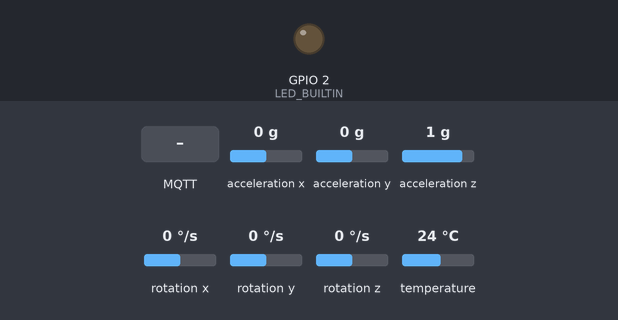
This sketch was run on a simulated ESP32. Shown: output pins drawn as LEDs (lit = HIGH). The inputs (shaded band) are chosen by the test bench; at power-on: acceleration z 1 g, acceleration x 0 g, acceleration y 0 g, rotation x 0 °/s, rotation y 0 °/s, rotation z 0 °/s, temperature 24 °C. WiFi joins after 1.5 s; servers stay silent unless stated; no MQTT or app messages arrive unless stated; what the sketch prints to the serial monitor is not drawn.

Above: at 5.4 s.
5.5 s: acceleration z set to 0.1 g
10.1 s: acceleration z set to -0.2 g
At 13.3 s:
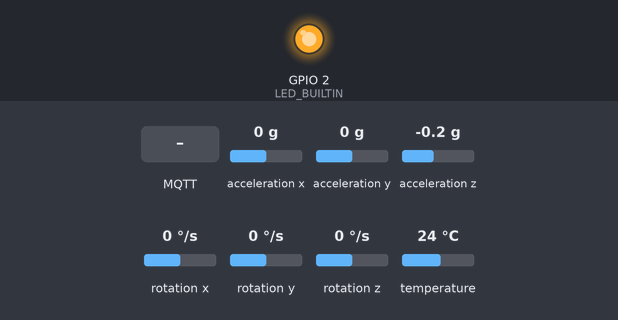
17.1 s: MQTT message "esp32/output" arrives on the first subscribed topic
19.1 s: MQTT message "on" arrives on the first subscribed topic
22.1 s: acceleration z set to 0 g
23.6 s: acceleration z set to -1.4 g
At 28.5 s:
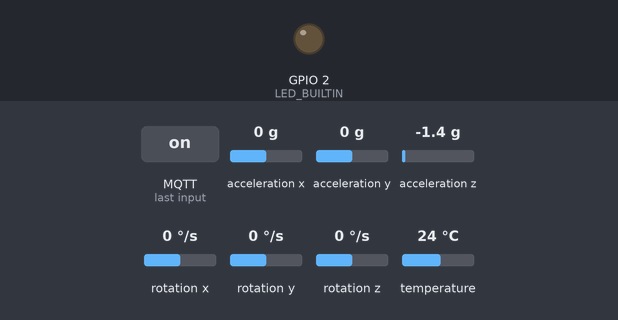
Timing chart, 0 to 30.0 s (numbered marks = the images above; inputs shaded):
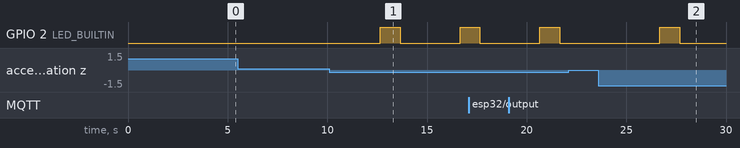

Measured:
- the behaviour switches between 0 and -0.1 g on acceleration z (found by bisection; images 0 and 1)
- after the input at 5.5 s, every drawn part: stays the same
- after the input at 10.1 s, GPIO 2 (LED_BUILTIN): LOW → HIGH after 2.5 s, → LOW 1.0 s later, → HIGH 3.0 s later
- after the input at 22.1 s, every drawn part: stays the same
- after the input at 23.6 s, GPIO 2 (LED_BUILTIN): LOW → HIGH after 3.1 s, → LOW 1.0 s later

The sketch:

project_14_v3.ino
```cpp
#include "project_14_mpu6050.h"
#include "project_14_neo_6m.h"
#include "mqtt_server.h"
#ifndef __WIRE_H__
#define __WIRE_H__
#endif


#include <WiFi.h>
#include <PubSubClient.h>

//#include <esp_wifi.h>

const char* ssid = "project14";
const char* password = "project14";
const char* mqtt_server = "10.42.0.1";

//uint8_t newMACAddress[] = {0xf4, 0x96, 0x34, 0x9d, 0xe6, 0x2b};

WiFiClient espClient;
PubSubClient client(espClient);
long lastMsg = 0;
char msg[50];
int value = 0;
char accidentz[20]="Accident Detected!";

void setup_mqtt(void);
void setup_mqtt();
void setup_wifi();
void callback(char* , byte* , unsigned int );
void reconnect();


void setup(void){
      uint32_t delayzz = 1000; // Delay between changing state on LED pin
    setup_mpu6050();
    setup_neo_6m();
    setup_mqtt();
  xTaskCreate(
    loop_mpu6050
    ,  "accelerometer" // A name just for humans
    ,  4032        // The stack size can be checked by calling `uxHighWaterMark = uxTaskGetStackHighWaterMark(NULL);`
    ,  NULL// (void*) &delayzz :Task parameter which can modify the task behavior. This must be passed as pointer to void.
    ,  2  // Priority
    ,  NULL // Task handle is not used here - simply pass NULL
    );
    /*
xTaskCreate(
    loop_neo_6m
    ,  "GPS" // A name just for humans
    ,  4032        // The stack size can be checked by calling `uxHighWaterMark = uxTaskGetStackHighWaterMark(NULL);`
    ,  NULL// (void*) &delayzz :Task parameter which can modify the task behavior. This must be passed as pointer to void.
    ,  2  // Priority
    ,  NULL // Task handle is not used here - simply pass NULL
    );
    */

        loop();

}

void loop(){
  while(1){
    //Serial.print("Accelerometer range set to: ");
//delay(1000);
          //Serial.print("------------------loop");

if (!client.connected()) {
    reconnect();
  }
  client.loop();

  long now = millis();
  if (now - lastMsg > 5000) {
    lastMsg = now;


    // Convert the value to a char array
  char accX_c[8], accY_c[8], accZ_c[8];
      dtostrf(accX, 1, 2, accX_c);


    //mqtt
          Serial.print("publishing data");
        Serial.print(accX_c);

    client.publish("project_14/x", accX_c);
    if(accident==1){
      client.publish("project_14/accident", accidentz);
    }


}

}

}


void setup_mqtt(){
  Serial.begin(115200);
  setup_wifi();
  client.setServer(mqtt_server, 1883);
  client.setCallback(callback);
  //pinMode(ledPin, OUTPUT);

}


void setup_wifi() {
  delay(10);
  // We start by connecting to a WiFi network
  Serial.println();
  Serial.print("Connecting to ");
  Serial.println(ssid);

  WiFi.begin(ssid, password);

  while (WiFi.status() != WL_CONNECTED) {
    delay(500);
    Serial.print(".");
  }

  Serial.println("");
  Serial.println("WiFi connected");
  Serial.println("IP address: ");
  Serial.println(WiFi.localIP());
}

void callback(char* topic, byte* message, unsigned int length) {
  Serial.print("Message arrived on topic: ");
  Serial.print(topic);
  Serial.print(". Message: ");
  String messageTemp;

  for (int i = 0; i < length; i++) {
    Serial.print((char)message[i]);
    messageTemp += (char)message[i];
  }
  Serial.println();

  if (String(topic) == "esp32/output") {
    Serial.print("Changing output to ");
    if(messageTemp == "on"){
      Serial.println("on");
      //digitalWrite(ledPin, HIGH);
    }
    else if(messageTemp == "off"){
      Serial.println("off");
      //digitalWrite(ledPin, LOW);
    }
  }
}


void reconnect() {
  // Loop until we're reconnected
  while (!client.connected()) {
    Serial.print("Attempting MQTT connection...");
    // Attempt to connect
    if (client.connect("ESP8266Client")) {
      Serial.println("connected");
      // Subscribe
      client.subscribe("esp32/output");
    } else {
      Serial.print("failed, rc=");
      Serial.print(client.state());
      Serial.println(" try again in 5 seconds");
      // Wait 5 seconds before retrying
      delay(5000);
    }
  }
}

void loop_mqtt_server() {
  while(1){

  }
  }
```

mqtt_server.h
```cpp

```

project_14_mpu6050.h
```cpp
#include <Adafruit_MPU6050.h>
#include <Adafruit_Sensor.h>
#include <Wire.h>

Adafruit_MPU6050 mpu;
#define accident_time 1000
#define LED_BUILTIN 2

    float accX, accY, accZ;
extern uint8_t accident =0;


void setup_mpu6050(void) {
    pinMode (LED_BUILTIN, OUTPUT);
  Serial.begin(115200);
/*accelerometer*/
  while (!Serial)
    delay(10); // will pause Zero, Leonardo, etc until serial console opens

  Serial.println("Adafruit MPU6050 test!");

  // Try to initialize!
  if (!mpu.begin()) {
    Serial.println("Failed to find MPU6050 chip");
    while (1) {
      delay(10);
    }
  }
  Serial.println("MPU6050 Found!");

  mpu.setAccelerometerRange(MPU6050_RANGE_8_G);
  Serial.print("Accelerometer range set to: ");
  switch (mpu.getAccelerometerRange()) {
  case MPU6050_RANGE_2_G:
    Serial.println("+-2G");
    break;
  case MPU6050_RANGE_4_G:
    Serial.println("+-4G");
    break;
  case MPU6050_RANGE_8_G:
    Serial.println("+-8G");
    break;
  case MPU6050_RANGE_16_G:
    Serial.println("+-16G");
    break;
  }
  mpu.setGyroRange(MPU6050_RANGE_500_DEG);
  Serial.print("Gyro range set to: ");
  switch (mpu.getGyroRange()) {
  case MPU6050_RANGE_250_DEG:
    Serial.println("+- 250 deg/s");
    break;
  case MPU6050_RANGE_500_DEG:
    Serial.println("+- 500 deg/s");
    break;
  case MPU6050_RANGE_1000_DEG:
    Serial.println("+- 1000 deg/s");
    break;
  case MPU6050_RANGE_2000_DEG:
    Serial.println("+- 2000 deg/s");
    break;
  }

  mpu.setFilterBandwidth(MPU6050_BAND_5_HZ);
  Serial.print("Filter bandwidth set to: ");
  switch (mpu.getFilterBandwidth()) {
  case MPU6050_BAND_260_HZ:
    Serial.println("260 Hz");
    break;
  case MPU6050_BAND_184_HZ:
    Serial.println("184 Hz");
    break;
  case MPU6050_BAND_94_HZ:
    Serial.println("94 Hz");
    break;
  case MPU6050_BAND_44_HZ:
    Serial.println("44 Hz");
    break;
  case MPU6050_BAND_21_HZ:
    Serial.println("21 Hz");
    break;
  case MPU6050_BAND_10_HZ:
    Serial.println("10 Hz");
    break;
  case MPU6050_BAND_5_HZ:
    Serial.println("5 Hz");
    break;
  }
  Serial.println("");
  delay(100);
}

void loop_mpu6050(void *pvParameters) {

  //Get new sensor events with the readings
  sensors_event_t a, g, temp;

while(1){
    mpu.getEvent(&a, &g, &temp);
  //Debug Print out the values
  Serial.print("Acceleration X: ");
  Serial.print(a.acceleration.x);
  Serial.print(", Y: ");
  Serial.print(a.acceleration.y);
  Serial.print(", Z: ");
  Serial.print(a.acceleration.z);
  Serial.println(" m/s^2");
  Serial.print("Temperature: ");
  Serial.print(temp.temperature);
  Serial.println(" degC");
  Serial.println("");
      delay(accident_time);

  //comparision
  accX = a.acceleration.x;
  accY = a.acceleration.y;
  accZ = a.acceleration.z;
  //if(accX>-11||accX<8.2||accY<-4||accY>15||accZ<0 ){
    delay(accident_time);
    if(accZ<0 ){
        mpu.getEvent(&a, &g, &temp);  //check new position
      if(accZ<0){
        digitalWrite(LED_BUILTIN, HIGH);
        delay(1000);
        Serial.print("ACCIDENT!");
        accident=1;
        digitalWrite(LED_BUILTIN, LOW);
        delay(1000);

      }
    }
}
}
```

project_14_neo_6m.h
```cpp
#include <TinyGPSPlus.h>

// The TinyGPSPlus object

TinyGPSPlus gps;
void displayInfo();
void setup_neo_6m()
{
    Serial.begin(115200);

  Serial2.begin(115200);

  delay(3000);
}

void loop_neo_6m(void *pvParameters)
{
    Serial.println("GPS started");

  while(1){
  //updateSerial();

  while (Serial2.available() > 0)

    if (gps.encode(Serial2.read()))

      displayInfo();

  if (millis() > 5000 && gps.charsProcessed() < 10)

  {

    Serial.println(F("No GPS detected: check wiring."));

    while (true);

  }

}
}

void displayInfo()

{

  Serial.print(F("Location: "));

  if (gps.location.isValid()){

    Serial.print("Lat: ");

    Serial.print(gps.location.lat(), 6);

    Serial.print(F(","));

    Serial.print("Lng: ");

    Serial.print(gps.location.lng(), 6);

    Serial.println();

  }

  else

  {

    Serial.print(F("INVALID"));

  }

}

void updateSerial()

{

  delay(500);

  while (Serial.available())

  {

    Serial2.write(Serial.read());//Forward what Serial received to Software Serial Port

  }

  while (Serial2.available())

  {

    Serial.write(Serial2.read());//Forward what Software Serial received to Serial Port

  }
}
```
